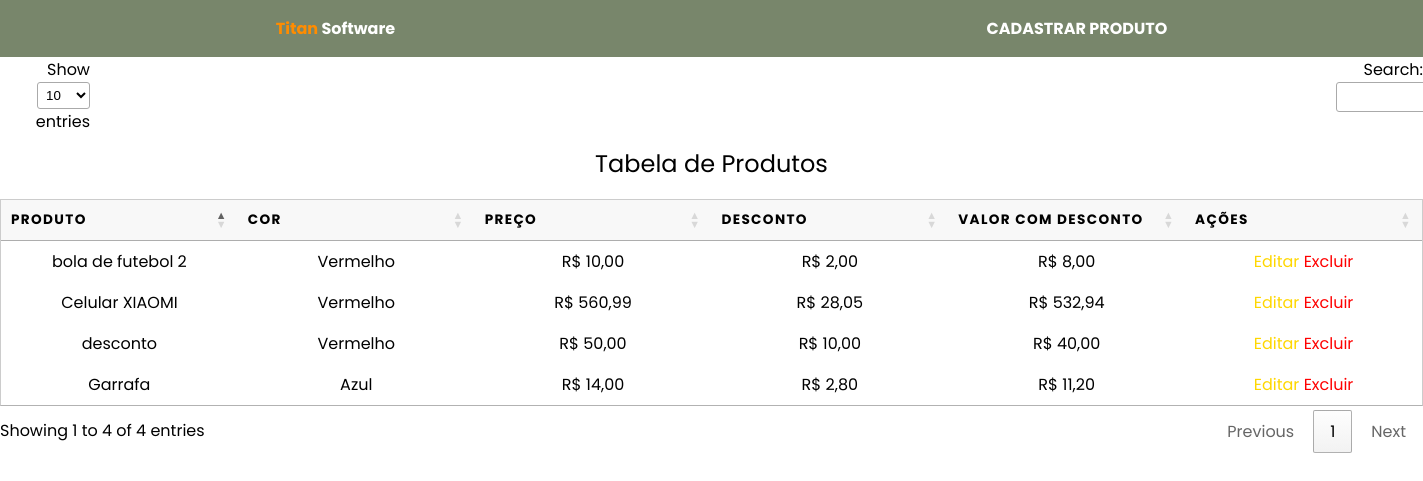
/tabela.php, run on the app's committed database.
### tables this page shows
CREATE TABLE `produtos` (
  `id_prod` int(11) NOT NULL,
  `nome` varchar(255) NOT NULL,
  `cor` varchar(55) NOT NULL,
  `preco` double NOT NULL
);

### tabela.php (the view, shortened to what this page needs)
<?php
include 'funcoes/conn.php';
$query = 'SELECT * FROM produtos ORDER BY id_prod DESC;';
$query = $pdo->prepare($query);
$query->execute();
$row_result = $query->fetchAll();
?>
<!DOCTYPE html>
<html lang="pt-br">
<head>
    <link rel="stylesheet" href="assets/style.css">
    <link rel="stylesheet" href="//cdn.datatables.net/1.11.4/css/jquery.dataTables.min.css">
</head>
<body>
    <nav>
        <a href="index.php"><span style="color: #ff8c00;">Titan</span> Software</a>
        <ul>
            <li><a href="index.php">CADASTRAR PRODUTO</a></li>
        </ul>
    </nav>
    <table id="tabela">
        <caption>Tabela de Produtos</caption>
        <thead>
            <tr>
                <th scope="col">Produto</th>
                <th scope="col">Cor</th>
                <th scope="col">Preço</th>
                <th scope="col">Desconto</th>
                <th scope="col">Valor com desconto</th>
                <th scope="col">Ações</th>
            </tr>
        </thead>
        <tbody>
            <tr>
                <?php
                foreach ($row_result as $array) {
                    $id_prod = $array['id_prod'];
                    $produto = $array['nome'];
                    $preco = $array['preco'];
                    $cor = $array['cor'];
                    $desconto = '0';
                    switch ($cor) {
                        case 'Vermelho':
                            $desconto = $preco * 0.2;
                            break;
                        case 'Azul':
                            $desconto = $preco * 0.2;
                            break;
                        case 'Amarelo':
                            $desconto = $preco * 0.1;
                            break;
                    }
                    if($preco > 50 && $cor = "Vermelho"){
                        $desconto = $preco * 0.05;
                    }
                ?>
                    <td data-label="Produto"><?= $produto ?></td>
                    <td data-label="Cor"><?= $cor ?></td>
                    <td data-label="Preço">R$ <?= number_format($preco, 2, ',', '.'); ?></td>
                    <td data-label="Desconto">R$ <?= number_format($desconto, 2, ',', '.'); ?></td>
                    <td data-label="Desconto">R$ <?= number_format($preco - $desconto, 2, ',', '.'); ?></td>
                    <td data-label="Ações"><a href="funcoes/editar.php?id=<?= $id_prod?>" style="text-decoration: none; color:#FFD700">Editar</a> <a href="funcoes/excluir.php?id=<?= $id_prod?>" style="text-decoration: none; color: red">Excluir</a></td>
            </tr>
        <?php } ?>
        </tbody>
    </table>
</body>
</html>

### assets/style.css (style rules this page uses)
body { padding: 0; margin: 0; font-family: 'Poppins', sans-serif; }
nav { width: 100%; display: flex; position: relative; background-color: #78866b; z-index: 99; justify-content: space-around; }
nav a { color: #fff; margin: auto 20px auto 40px; text-decoration: none; font-weight: bold; }
nav li { float: left; list-style: none; margin-left: 20px; }
table { border: 1px solid #ccc; border-collapse: collapse; margin: 0; padding: 0; width: 100%; table-layout: fixed; }
table caption { font-size: 1.5em; margin: .5em 0 .75em; }
table tr { background-color: #f8f8f8; border: 1px solid #ddd; padding: .35em; }
table th, table td { padding: .625em; text-align: center; }
table th { font-size: .85em; letter-spacing: .1em; text-transform: uppercase; }

### data on the page
produtos: nome "desconto", cor "Vermelho", preco "50,00", preco "10,00", $preco-$desconto "40,00"
produtos: nome "Celular XIAOMI", cor "Vermelho", preco "560,99", preco "28,05", $preco-$desconto "532,94"
produtos: nome "Garrafa", cor "Azul", preco "14,00", preco "2,80", $preco-$desconto "11,20"
produtos: nome "bola de futebol 2", cor "Vermelho", preco "10,00", preco "2,00", $preco-$desconto "8,00"
